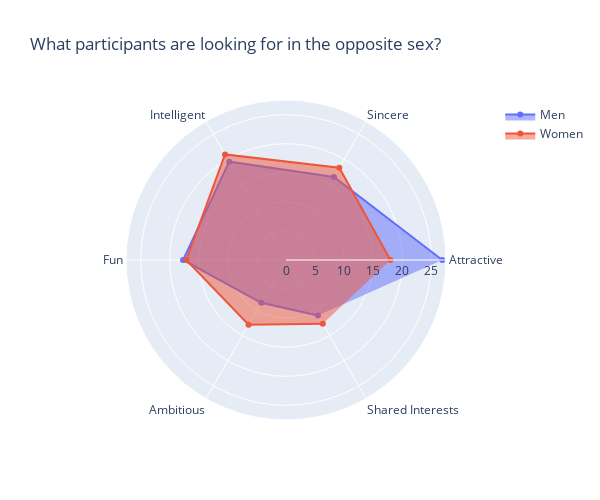

Notebook code cell kept with this figure:
### Code cell
#Spider chart :

if 'Men' in df1['gender_label'].values and 'Women' in df1['gender_label'].values:
    # Data for Men and Women
    male_values = df1[df1['gender_label'] == 'Men'].iloc[0, 1:].values
    female_values = df1[df1['gender_label'] == 'Women'].iloc[0, 1:].values
    categories = df1.columns[1:]

    # Create radar chart
    fig = go.Figure()

    fig.add_trace(go.Scatterpolar(r=male_values, theta=categories, fill='toself', name='Men'))
    fig.add_trace(go.Scatterpolar(r=female_values, theta=categories, fill='toself', name='Women'))

    fig.update_layout(
        title="What participants are looking for in the opposite sex?",
        showlegend=True,
        width=600,  
        height=500  
    )
    fig.show()

### Figure 1 — Plotly figure (JSON) as saved in the notebook; plotly's stock layout.template omitted (floating-point values rounded to 4 significant figures)
{"data": [{"fill": "toself", "name": "Men", "r": [26.88, 16.5, 19.53, 17.7, 8.499, 11.01], "theta": ["Attractive", "Sincere", "Intelligent", "Fun", "Ambitious", "Shared Interests"], "type": "scatterpolar"}, {"fill": "toself", "name": "Women", "r": [17.96, 18.34, 20.98, 17.15, 12.87, 12.68], "theta": ["Attractive", "Sincere", "Intelligent", "Fun", "Ambitious", "Shared Interests"], "type": "scatterpolar"}], "layout": {"height": 500, "showlegend": true, "title": {"text": "What participants are looking for in the opposite sex?"}, "width": 600}}
